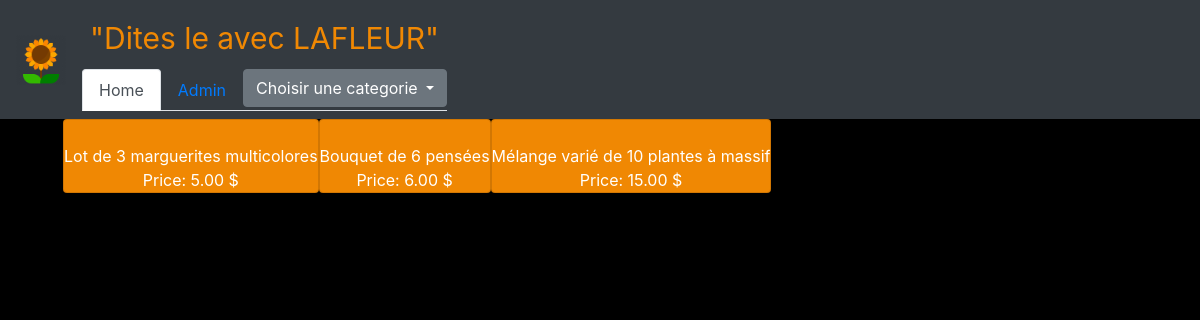
The app's page /search2.php with its own data.
### tables this page shows
CREATE TABLE IF NOT EXISTS `produit` (
  `id` int(3) NOT NULL AUTO_INCREMENT,
  `designation` varchar(50) NOT NULL DEFAULT '',
  `prix` decimal(5,2) NOT NULL DEFAULT '0.00',
  `image` varchar(50) NOT NULL DEFAULT '',
  `categorie` char(3) NOT NULL DEFAULT '',
  PRIMARY KEY (`id`)
);

### search2.php (the view, shortened to what this page needs)
<!doctype html>
<html>
	<head>
		<link rel="stylesheet" href="https://stackpath.bootstrapcdn.com/bootstrap/4.1.3/css/bootstrap.min.css">
		<link rel="stylesheet" href="style.css">
		</head>
	<body>
<nav class="navbar navbar-expand-lg navbar-light bg-dark">
  <a class="navbar-brand">
  <img src="flower.png">
  </a>
  <div class="collapse navbar-collapse" id="navbarTogglerDemo03">
	<form class="mr-auto">
		<ul class="navbar-nav mr-auto mt-2 mt-lg-0">
			<li class="nav-item active">
				<a class="nav-link" href="index.php">"Dites le avec LAFLEUR" <span class="sr-only"></span></a>
			</li>
		</ul>
		<ul class="nav nav-tabs" id="myTab">
			<li class="nav-item">
				<a class="nav-link active " id="home-tab"  href="index.php"  aria-controls="home" aria-selected="true">Home</a>
			</li>
			<li class="nav-item">
				<a class="nav-link " id="contact-tab"  href="admin.php" aria-controls="contact" aria-selected="false">Admin</a>
			</li>
			<li>
				<div class="dropdown">
					<button class="btn btn-secondary dropdown-toggle" type="button" id="dropdownMenuButton" data-toggle="dropdown" aria-haspopup="true" aria-expanded="false">
					Choisir une categorie
					</button>
				</div>
			</li>
		</ul>
	</form>
  </div>
</nav>
<?php
$bdd=connect() ;
?>
<?php
$sql="select*from produit where categorie LIKE 'mas'";
$resultat = $bdd->query($sql);
while($produit = $resultat->fetch(PDO::FETCH_OBJ))
{
?>
				<div class="CardMarge text-center">
					<div class="card" style="">
						<p class="card-text"><?php echo $produit->designation; ?> <br> Price: <?php echo $produit->prix; ?> $</p>
					</div>
				</div>
<?php
}
?>
	</body>
	</html>

### style.css (style rules this page uses)
img { width:143px; height:143px; }
.card { display:inline-block; float:left; background-color:#f08803; }
.CardMarge { padding-left:63px; }
body { background-color:black; color:white; position:d-block; }
.navbar-brand img { width:50px; height:50px; color:#ffaa00; }
.navbar { background-color:black; }
.navbar-light .navbar-nav .active > .nav-link, .navbar-light .navbar-nav .nav-link.active, .navbar-light .navbar-nav .nav-link.show, .navbar-light .navbar-nav .show > .nav-link { color:#f08803; font-size:30px; }
#navbarTogglerDemo03 { color:#f08803; }
#myTab { color:orange; }

### records on screen
produit: designation "Lot de 3 marguerites multicolores", prix "5.00"
produit: designation "Bouquet de 6 pensées", prix "6.00"
produit: designation "Mélange varié de 10 plantes à massif", prix "15.00"
